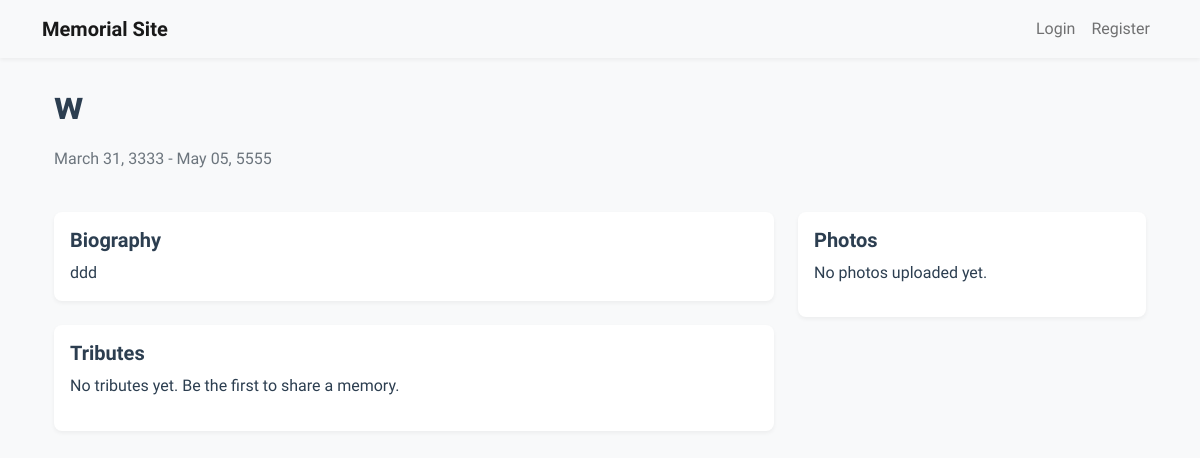
The app's page /memorial/3 with its own data.
### app/models/memorial.py (models this page shows, shortened)
class Memorial(db.Model):
    id = db.Column(db.Integer, primary_key=True)
    name = db.Column(db.String(100), nullable=False)
    birth_date = db.Column(db.Date)
    death_date = db.Column(db.Date)
    biography = db.Column(db.Text)
    custom_url = db.Column(db.String(100), unique=True)
    is_public = db.Column(db.Boolean, default=True)
    access_code = db.Column(db.String(20))
    created_at = db.Column(db.DateTime, default=datetime.utcnow)
    creator_id = db.Column(db.Integer, db.ForeignKey('user.id'), nullable=False)
    theme_id = db.Column(db.Integer, db.ForeignKey('theme.id'))
    layout = db.Column(db.String(32), default='standard')  # standard, compact, full-width, etc.
    photos = db.relationship('Photo', backref='memorial', lazy='dynamic')
    tributes = db.relationship('Tribute', backref='memorial', lazy='dynamic')
    events = db.relationship('Event', backref='memorial', lazy='dynamic')

### app/routes/memorial.py (the view)
@bp.route('/memorial/<int:id>')
def view(id):
    memorial = Memorial.query.get_or_404(id)
    if not memorial.is_public:
        if not current_user.is_authenticated:
            abort(403)
        if current_user.id != memorial.creator_id:
            abort(403)
    if memorial.theme:
        print(f"Using theme template: {memorial.theme.template_path}")  # Debug log
        template = memorial.theme.template_path
    else:
        print("Using default template")  # Debug log
        template = 'memorial/view.html'
    return render_template(template,
                         memorial=memorial,
                         now=datetime.utcnow())

### app/templates/memorial/view.html (shortened to what this page needs)
{% extends "base.html" %}
{% block content %}
<div class="container">
    <div class="row mb-4">
        <div class="col-md-8">
            <h1>{{ memorial.name }}</h1>
            <p class="text-muted">
                {{ memorial.birth_date.strftime('%B %d, %Y') }} -
                {{ memorial.death_date.strftime('%B %d, %Y') }}
            </p>
        </div>
    </div>
    <div class="row">
        <div class="col-md-8">
            <div class="card mb-4">
                <div class="card-body">
                    <h5 class="card-title">Biography</h5>
                    <p class="card-text">{{ memorial.biography }}</p>
                </div>
            </div>
            <div class="card mb-4">
                <div class="card-body">
                    <h5 class="card-title">Tributes</h5>
                    {% if memorial.tributes.filter_by(is_approved=True).all() %}
                        {% for tribute in memorial.tributes.filter_by(is_approved=True) %}
                        <div class="mb-3">
                            <p class="mb-1">{{ tribute.content }}</p>
                            <small class="text-muted">
                                - {{ tribute.author.username }}
                                ({{ tribute.created_at.strftime('%B %d, %Y') }})
                            </small>
                        </div>
                        {% endfor %}
                    {% else %}
                        <p>No tributes yet. Be the first to share a memory.</p>
                    {% endif %}
                </div>
            </div>
        </div>
        <div class="col-md-4">
            <div class="card mb-4">
                <div class="card-body">
                    <h5 class="card-title">Photos</h5>
                    {% if memorial.photos.first() %}
                        {% set profile_photo = memorial.photos.filter_by(is_profile=True).first() or memorial.photos.first() %}
                        <img src="{{ url_for('static', filename='uploads/' + memorial.id|string + '/' + profile_photo.filename) }}"
                             class="img-fluid mb-3" alt="Profile photo">
                        <a href="{{ url_for('memorial.view_gallery', id=memorial.id) }}"
                           class="btn btn-outline-primary btn-block">View Photo Gallery</a>
                    {% else %}
                        <p>No photos uploaded yet.</p>
                    {% endif %}
                </div>
            </div>
        </div>
    </div>
</div>
{% endblock %}

### app/static/css/base.css (style rules this page uses)
:root { --primary-color: #5c6f84; --primary-dark: #445469; --primary-light: #eef2f7; --accent-warm: #c4a484; --accent-soft: #a8c0d6; --neutral-100: #ffffff; --neutral-200: #f8f9fa; --neutral-300: #e9ecef; --neutral-400: #ced4da; --neutral-500: #adb5bd; --neutral-600: #6c757d; --neutral-700: #495057; --neutral-800: #343a40; --neutral-900: #212529; --text-primary: #2c3e50; --text-secondary: #5c6f84; --text-muted: #6c757d; --border-light: #dee2e6; --border-medium: #ced4da; --shadow-sm: 0 2px 4px rgba(0,0,0,0.05); --shadow-md: 0 4px 6px rgba(0,0,0,0.07); --shadow-lg: 0 10px 15px rgba(0,0,0,0.1); }
body { background-color: var(--neutral-200); color: var(--text-primary); font-family: 'Source Sans Pro', -apple-system, BlinkMacSystemFont, 'Segoe UI', Roboto, 'Helvetica Neue', Arial, sans-serif; line-height: 1.6; }
.card { background-color: var(--neutral-100); border: none; border-radius: 8px; box-shadow: var(--shadow-sm); transition: all 0.2s ease-in-out; }
h1, h2, h3, h4, h5, h6 { color: var(--text-primary); font-weight: 600; margin-bottom: 1rem; }

### records on screen
Memorial: name "w", birth_date "March 31, 3333", death_date "May 05, 5555", biography "ddd"
